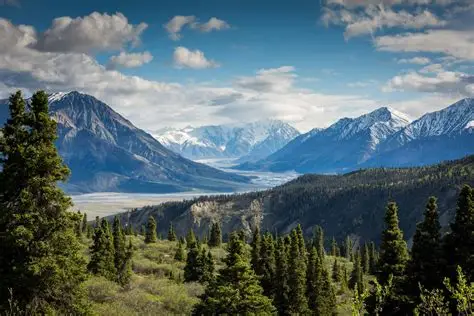
#> input picture example.jpg, 474 x 316 px
$ python main1.py   (older library calls are emulated)
#> lines starting #> are read from the running program, lines starting #| are printed output that depends on the picture
import cv2
from matplotlib import image
from matplotlib import image
import numpy as np
import matplotlib.pyplot as plt

def display_image(title, image):
    """Utility function to display an image."""
    plt.figure(figsize=(8, 8))
    if len(image.shape) == 2: # Grayscale image
        plt.imshow(image, cmap='gray')
    else: # Color image
        plt.imshow(cv2.cvtColor(image, cv2.COLOR_BGR2RGB))
    plt.title(title)
    plt.axis('off')
    plt.show()

def interactive_edge_detection(image_path):
    """Interactive activity for edge detection and filtering."""
#> called with image_path = 'example.jpg'
    image = cv2.imread(image_path)
#> image is the input picture: shape (316, 474, 3); mean B, G, R 108.7, 104.7, 86.7
    if image is None:
        print("Error: Image not found!")
        return


# Convert to grayscale

    gray_image = cv2.cvtColor(image, cv2.COLOR_BGR2GRAY)
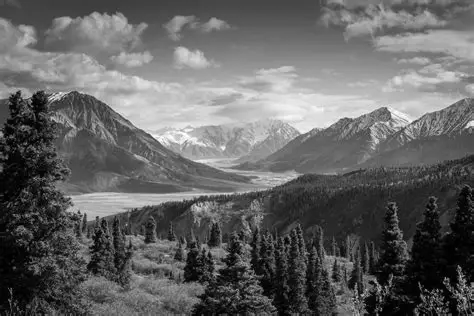
#> gray_image: shape (316, 474); min 0, max 255, mean 99.8
    display_image("Original Grayscale Image", gray_image)

    print("Select an option:")
    print("1. Sobel Edge Detection")
    print("2. Canny Edge Detection")
    print("3. Laplacian Edge Detection")
    print("4. Gaussian Smoothing")
    print("5. Median Filtering")
    print("6. Exit")

    while True:
        choice = input("Enter your choice (1-6): ")

        if choice == "1":
            sobelx = cv2.Sobel(gray_image, cv2.CV_64F, 1, 0, ksize=3)
            sobely = cv2.Sobel(gray_image, cv2.CV_64F, 0, 1, ksize=3)
            combined_sobel = cv2.bitwise_or(sobelx.astype(np.uint8), sobely.astype(np.uint8))
            display_image("Sobel Edge Detection", combined_sobel)

        if choice == "2":
            print("Adjust thresholds for Canny (default: 100 and 200)")
            lower_thresh = int(input("Enter lower threshold: "))
            upper_thresh = int(input("Enter upper threshold: "))
            edges = cv2.Canny(gray_image, lower_thresh, upper_thresh)
            display_image("Canny Edge Detection", edges)

        if choice == "3":
            laplacian = cv2.Laplacian(gray_image, cv2.CV_64F)
            display_image("Laplacian Edge Detection", np.abs(laplacian).astype(np.uint8))

        if choice == "4":
            print("Adjust kernel size for Gaussian blur (must be odd, default: 5)")
            kernel_size = int(input("Enter kernel size: (odd number, default: 5): "))
            blurred = cv2.GaussianBlur(image, (kernel_size, kernel_size), 0)
            display_image("Gaussian Smoothed Image", blurred)

        if choice == "5":
            print("Adjust kernel size for median filtering (must be odd, default: 5): ")
            kernel_size = int(input("Enter kernel size (odd number): "))
            median_filtered = cv2.medianBlur(image, kernel_size)
            display_image("Median Filtered Image", median_filtered)

        if choice == "6":
            print("Exiting . . .")
            break

        else:
            print("Invalid choice")
#> this loop made 7 passes; the answer given on pass 1: 1
#> pass 1, in interactive_edge_detection, `sobelx = cv2.Sobel(gray_image, cv2.CV_64F, 1, 0, ksize=3)`:
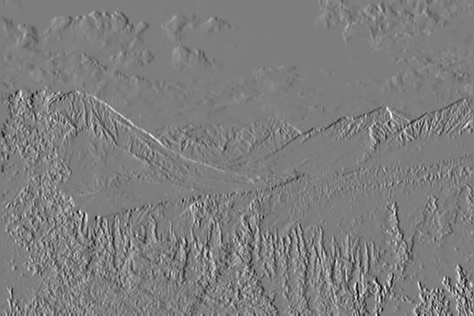
#> sobelx: shape (316, 474) float64; min -535, max 548, mean 0.4; drawn with min black and max white
#> pass 1, in interactive_edge_detection, `sobely = cv2.Sobel(gray_image, cv2.CV_64F, 0, 1, ksize=3)`:
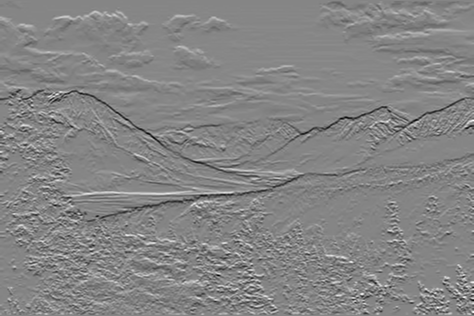
#> sobely: shape (316, 474) float64; min -616, max 564, mean -0.6; drawn with min black and max white
#> pass 1, in interactive_edge_detection, `combined_sobel = cv2.bitwise_or(sobelx.astype(np.uint8), sobely.astype..`:
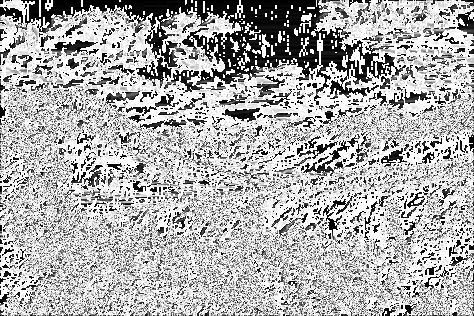
#> combined_sobel: shape (316, 474); min 0, max 255, mean 174.1


#> (the run stopped early here; a loop or call above may not have finished)
